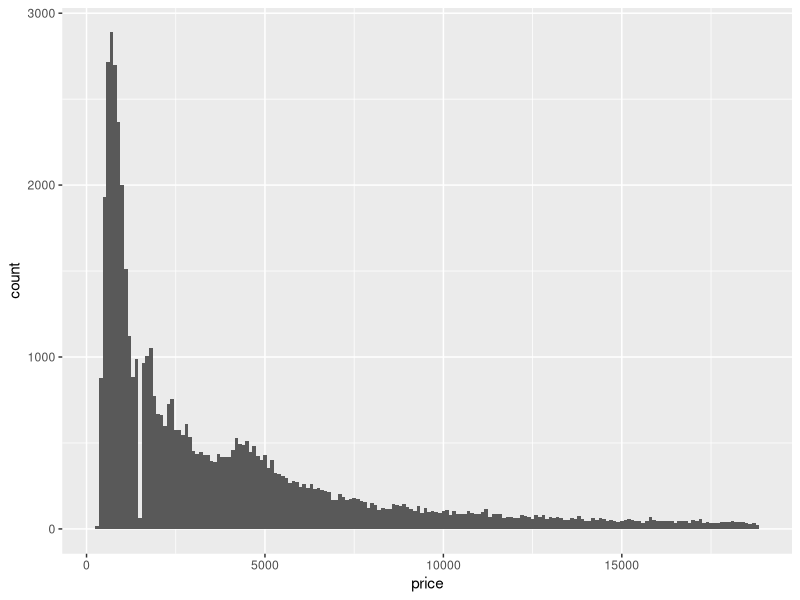
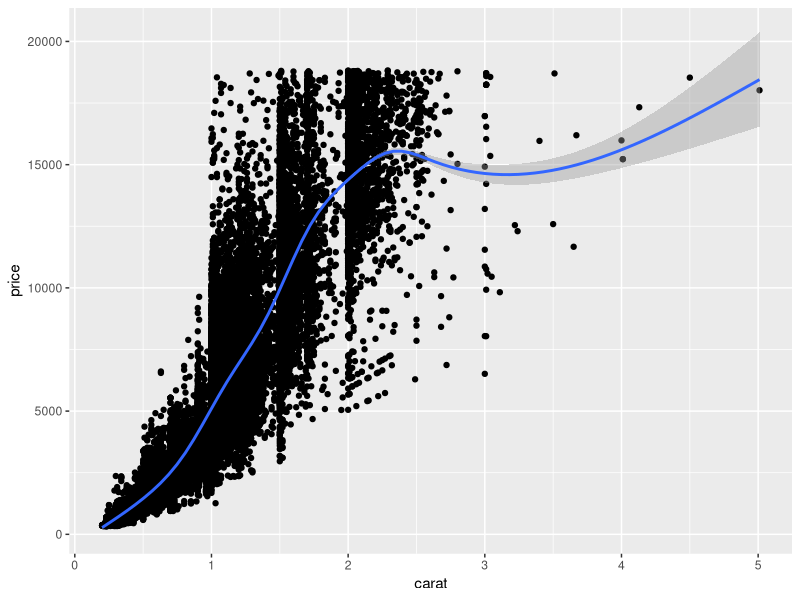
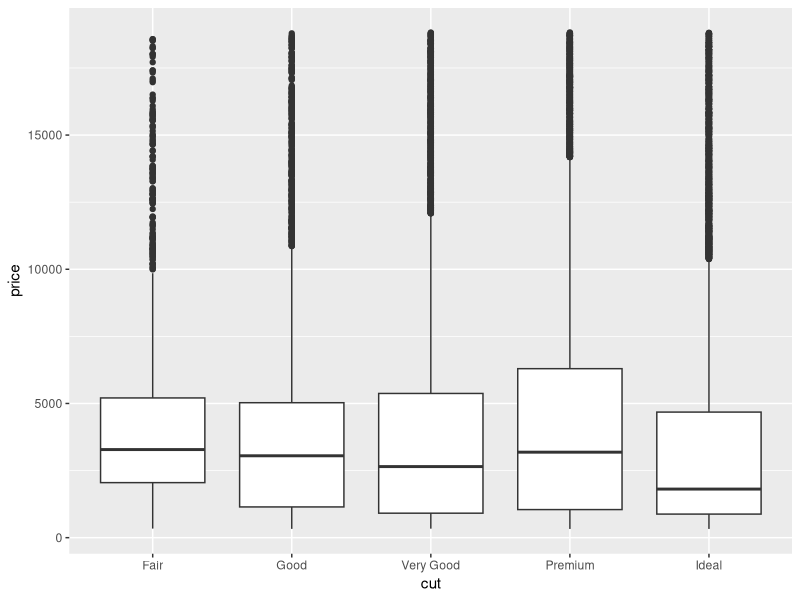
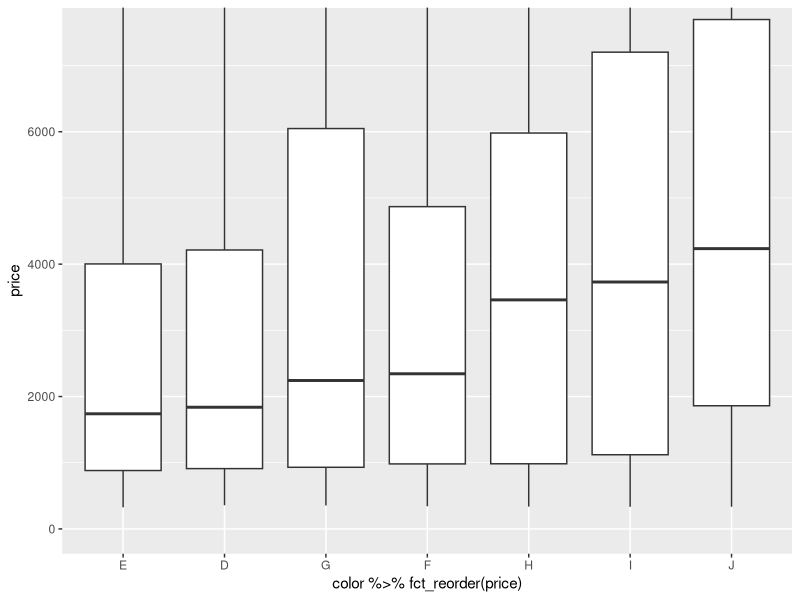
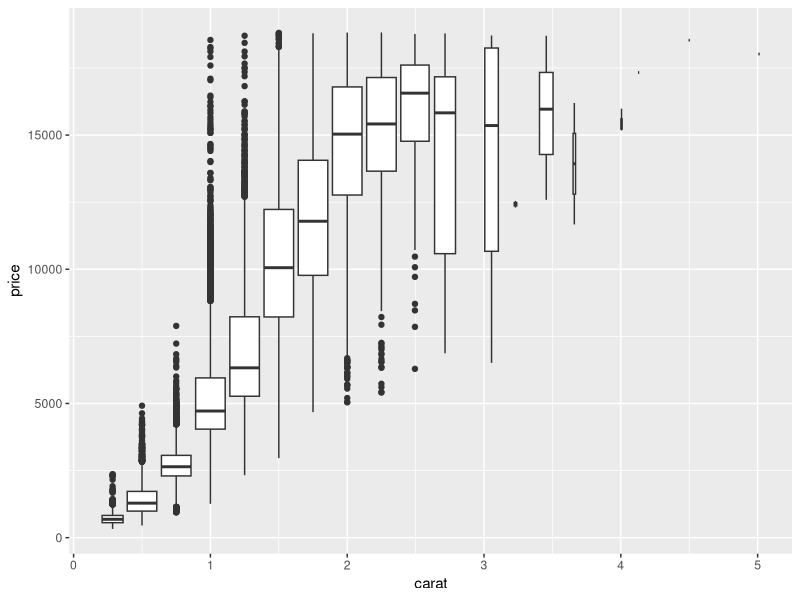
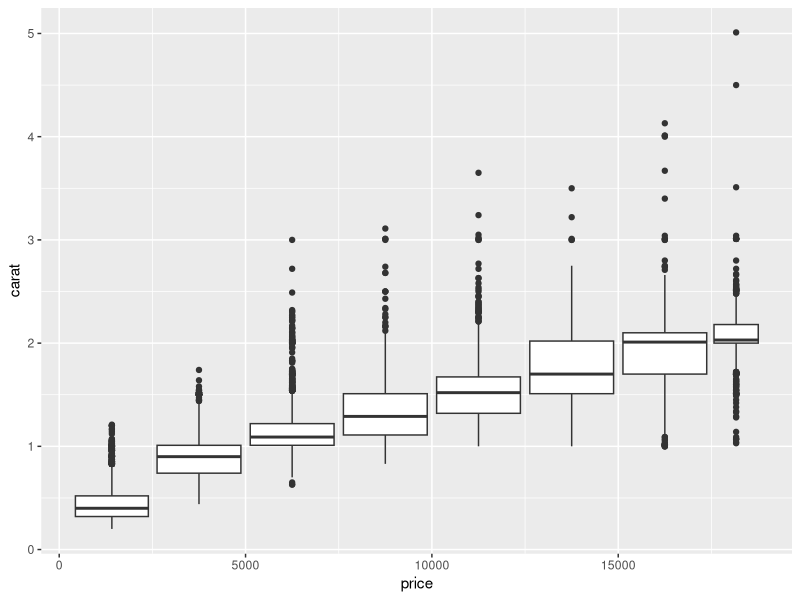
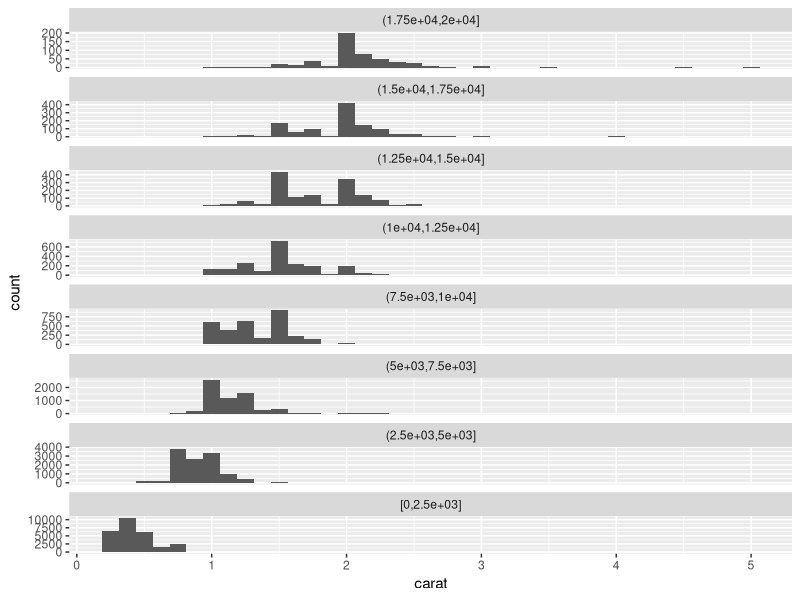

Recreate these plots in R, in order.
#############################
# Chris Dowdy March 28      #
# r4ds                      #
# Exploratory Data Analysis #
#############################


library(tidyverse)

# Question 1: Explore the distribution of price. Do you discover anything
# unusual or surprising? (Hint: Carefully think about the binwidth and make sure
# you try a wide range of values.)

ggplot(data = diamonds) + 
  geom_histogram(mapping = aes(x = price), binwidth = 100)

# long tail with the highest priced diamonds but most of the diamonds are at the
# very low end of the spectrum


# Question 2: Which of the 4Cs (carat, cut, clarity, color) is most important
# for predicting the price of a diamond?

ggplot(diamonds, aes(x = carat, y = price)) +
  geom_point() + 
  geom_smooth()

ggplot(diamonds, aes(x = cut, y = price)) +
  geom_boxplot()  

ggplot(diamonds, aes(x = color %>% fct_reorder(price), y = price)) +
  geom_boxplot() + 
  coord_cartesian(ylim = c(0, 7500))

diamonds %>%
  ggplot(mapping = aes(x = carat, y = price)) +
  geom_boxplot(mapping = aes(group = cut_width(carat, .25)))

# carrot and price is the best predictor of the price of a diamond according to
# this data

# Question 3: Plot the distribution of carat across various price bins using the
# geom_boxplot() and geom_histogram() functions. For the latter, leverage the
# facet_wrap() function.

diamonds %>%
  ggplot(mapping = aes(x = price, y = carat)) +
  geom_boxplot(
    mapping = aes(group = price %>% cut_width(width = 2500, center = 1250))
  )

diamonds %>%
  mutate(
    price_binned = price %>% 
      cut_width(width = 2500, center = 1250) %>% 
      fct_relevel(rev)
  ) %>% 
  ggplot(mapping = aes(x = carat)) +
  geom_histogram(binwidth = .125 , center = 0, show.legend = FALSE) +
  facet_wrap(~price_binned, scales = "free_y", ncol = 1)

# I would discribe the relationship between carart and price as nonlinear with a
# diminshing increase on price with increase in carat number. There are a number
# of very highly priced diamonds within the one to two carat range.
